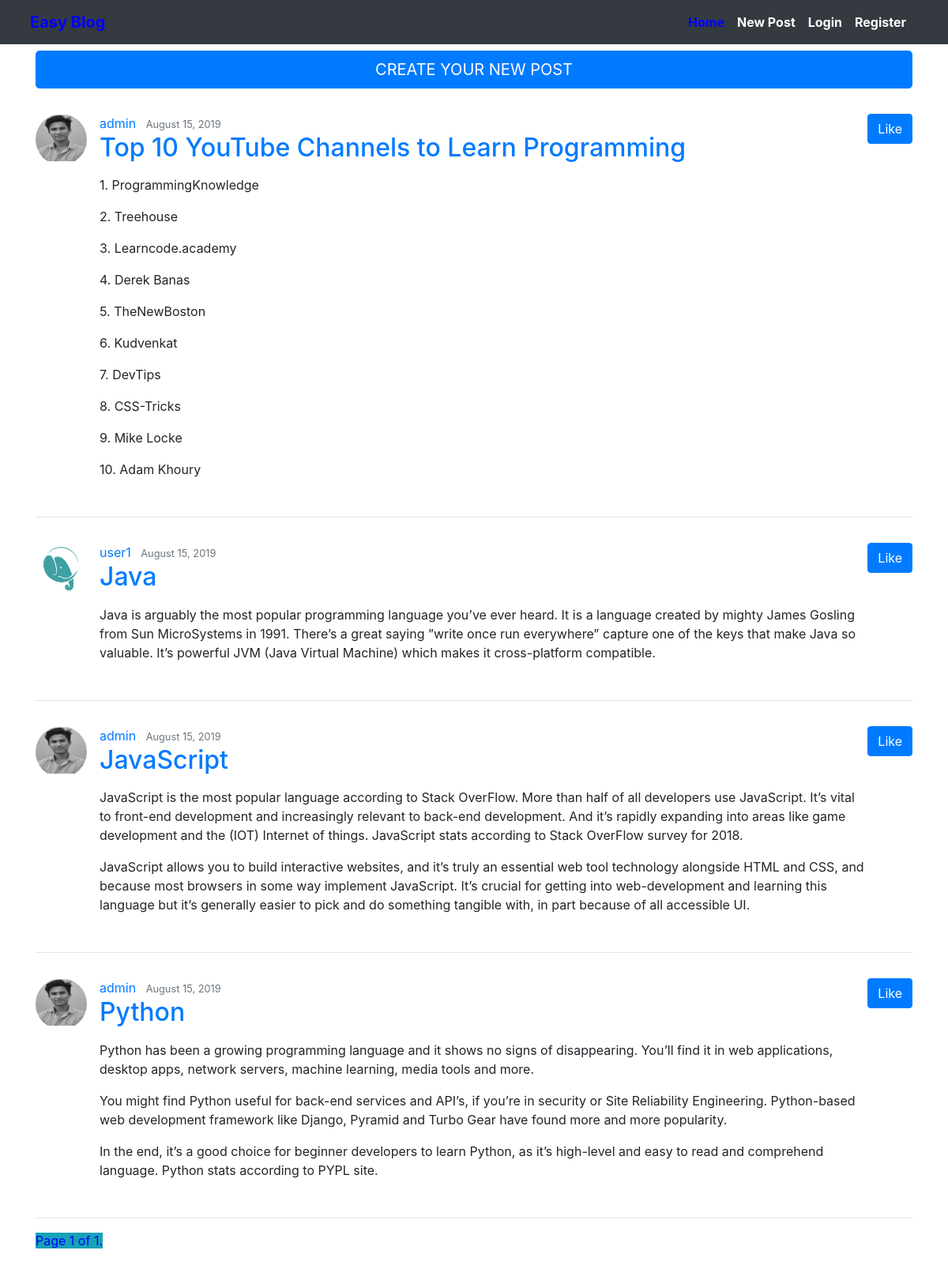
The page / on the database its author committed.
### blog/models.py (models this page shows, shortened)
class Post(models.Model):
    title = models.CharField(max_length=100)
    content = models.TextField()
    date_posted = models.DateTimeField(default=timezone.now)
    author = models.ForeignKey(User, on_delete=models.CASCADE)
    likes = models.ManyToManyField(User, related_name='likes', blank=True)

### users/models.py (models this page shows, shortened)
class Profile(models.Model):
	user = models.OneToOneField(User, on_delete=models.CASCADE)
	image = models.ImageField(default ='default.jpg', upload_to='profile_pics')

### blog/views.py (the view)
# urls.py: path('', PostListView.as_view(), name='blog-home'),
class PostListView(ListView):
    model = Post
    template_name = "blog/home.html"
    context_object_name = 'posts'
    ordering = ['-date_posted']
    paginate_by = 8

### templates/blog/home.html (shortened to what this page needs)
{% extends "entrance/base.html" %}
{% block content %}
<a style="color: black; text-decoration:none; font-weight: bold;" href="{% url 'post-create' %}"><button type="button"  class="container btn btn-primary btn-lg btn-block mb-3" >
    CREATE YOUR NEW POST
</button></a>
    {% for post in posts %}
        <article class="media content-section my-4 py-2">
          <img class = 'rounded-circle'
               style="height: 65px;  width: 65px;  margin-right: 16px;"
               src="{{ post.author.profile.image.url }}">
          <div class="media-body">
            <div class="article-metadata">
              <a class="mr-2" href="{%url 'user-posts' post.author.username%}">{{ post.author }}</a>
              <small class="text-muted">{{ post.date_posted|date:"F d, Y" }}</small>
            </div>
            <h2><a class="article-title" href="post/{{post.id}}">{{ post.title }}</a></h2>
            <p class="article-content">{{ post.content|linebreaks }}</p>
          </div>
          <div>
          <form action='post/{{post.id}}/like/' method="POST">
            {% if is_liked %}
              <button type='submit' name='post_id' value="{{post.id}}" class="btn btn-primary">DisLike</button>
            {%else%}
              <button type='submit' name='post_id' value="{{post.id}}" class="btn btn-primary">Like</button>
            {%endif%}
         </form> </div>
        </article>
        <hr/>
    {% endfor %}
    <div class="mb-3 mt-0 pb-2">
      <span style="color: blue " class="current bg-info ">
            Page {{ page_obj.number }} of {{ page_obj.paginator.num_pages }}.
        </span>
  </div>
{% endblock content %}

### templates/entrance/base.html (shortened to what this page needs)
<!doctype html>
<html lang="en">
  <head>
    <link rel="stylesheet" href="https://stackpath.bootstrapcdn.com/bootstrap/4.3.1/css/bootstrap.min.css">
  </head>
  <body>
    <nav class="navbar mb-2  navbar-expand-lg navbar-light bg-dark">
      <div class="container">
    <div class="row pl-2"><a class="navbar-brand" style="color: blue; font-weight: bold;" href="{% url 'blog-home' %}">Easy Blog</a></div>
  <div class="collapse navbar-collapse" id="navbarSupportedContent">
    <ul class="navbar-nav ml-auto">
      <li class="nav-item active">
        <a class="nav-link" style="color: blue; font-weight: bold; " href="{% url 'blog-home' %}">Home <span class="sr-only">(current)</span></a>
      </li>
       <li class="nav-item">
        <a class="nav-link" style="color: white; font-weight: bold;" href="{% url 'post-create' %}">New Post</a>
      </li>
      {% if user.is_authenticated %}
      <li class="nav-item">
        <a class="nav-link" style="color: white; font-weight: bold;" href="{%url 'logout'%}">Logout</a>
      </li>
      <li class="nav-item">
        <a class="nav-link" style="color: white; font-weight: bold;" href="{% url 'profile' %}">Profile</a>
      </li>
      {% else %}
      <li class="nav-item">
        <a class="nav-link" style="color:white; font-weight: bold;" href="{%url 'login'%}">Login</a>
      </li>
      <li class="nav-item">
        <a class="nav-link" style="color: white; font-weight: bold;" href="{% url 'register' %}">Register</a>
      </li>
      {% endif %}
    </ul>
  </div>
</div>
</nav>
  <div class='container'>
   {%block content%}{%endblock%}
 </div>
  </body>
</html>

### rows shown on the page
Post: author.profile.image (picture), author "admin", date_posted "August 15, 2019", title "Top 10 YouTube Channels to Learn Programming", content "1. ProgrammingKnowledge 2. Treehouse 3. Learncode.academy 4. Derek Banas 5. TheNewBoston 6. Kudvenkat 7. DevTips 8. CSS-Tricks 9. Mike Locke 10. Adam Khoury", {{ post.id }} 5 (drawn)
Post: author.profile.image (placeholder picture), author "user1", date_posted "August 15, 2019", title "Java", content "Java is arguably the most popular programming language you’ve ever heard. It is a language created by mighty James Gosling from Sun MicroSystems in 1991. There’s a great saying ”write once run everywhere” capture one of the keys that make Java so valuable. It’s powerful JVM (Java Virtual Machine) which makes it cross-platform compatible.", {{ post.id }} 4 (drawn)
Post: author.profile.image (picture), author "admin", date_posted "August 15, 2019", title "JavaScript", content "JavaScript is the most popular language according to Stack OverFlow. More than half of all developers use JavaScript. It’s vital to front-end development and increasingly relevant to back-end development. And it’s rapidly expanding into areas like game development and the (IOT) Internet of things. JavaScript stats according to Stack OverFlow survey for 2018. JavaScript allows you to build interactive websites, and it’s truly an essential web tool technology alongside HTML and CSS, and because most browsers in some way implement JavaScript. It’s crucial for getting into web-development and learning this language but it’s generally easier to pick and do something tangible with, in part…", {{ post.id }} 3 (drawn)
Post: author.profile.image (picture), author "admin", date_posted "August 15, 2019", title "Python", content "Python has been a growing programming language and it shows no signs of disappearing. You’ll find it in web applications, desktop apps, network servers, machine learning, media tools and more. You might find Python useful for back-end services and API’s, if you’re in security or Site Reliability Engineering. Python-based web development framework like Django, Pyramid and Turbo Gear have found more and more popularity. In the end, it’s a good choice for beginner developers to learn Python, as it’s high-level and easy to read and comprehend language. Python stats according to PYPL site.", {{ post.id }} 2 (drawn)

### other values the page prints
{{ page_obj.number }} "1"
{{ page_obj.paginator.num_pages }} "1"
